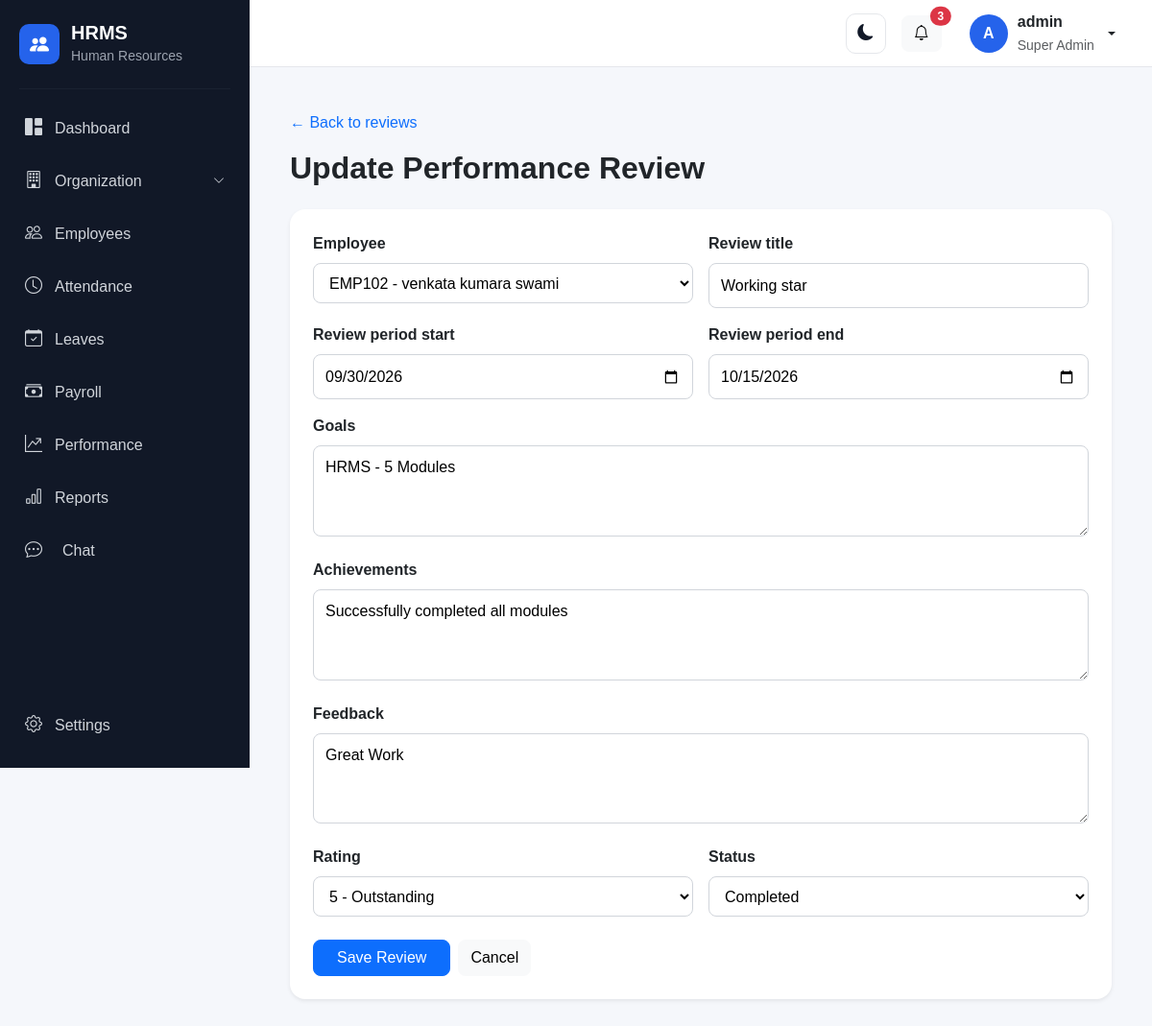
The app's page /performance/reviews/1/edit/ (signed in) with its own data.
### account/models.py (models this page shows, shortened)
class User(AbstractUser):
    class Role(models.TextChoices):
        SUPER_ADMIN = "SUPER_ADMIN", "Super Admin"
        HR_ADMIN = "HR_ADMIN", "HR Admin"
        MANAGER = "MANAGER", "Manager"
        EMPLOYEE = "EMPLOYEE", "Employee"
        RECRUITER = "RECRUITER", "Recruiter"
        PAYROLL_ADMIN = "PAYROLL_ADMIN", "Payroll Admin"
    objects = HRMSUserManager()
    role = models.CharField(
        max_length=30,
        choices=Role.choices,
        default=Role.EMPLOYEE,
    )
    phone = models.CharField(
        max_length=15,
        blank=True,
        null=True,
    )
    profile_picture = models.ImageField(
        upload_to="profile_pictures/",
        blank=True,
        null=True,
    )
    must_change_password = models.BooleanField(
        default=False,
        help_text="If enabled, the user must change their password after logging in.",
    )

### employees/models.py (models this page shows)
class Employee(models.Model):
    class Role(models.TextChoices):
        EMPLOYEE = "EMPLOYEE", "Employee"
        MANAGER = "MANAGER", "Manager"
        HR_ADMIN = "HR_ADMIN", "HR Admin"
        SUPER_ADMIN = "SUPER_ADMIN", "Super Admin"
    class Gender(models.TextChoices):
        MALE = "MALE", "Male"
        FEMALE = "FEMALE", "Female"
        OTHER = "OTHER", "Other"
    class EmploymentType(models.TextChoices):
        FULL_TIME = "FULL_TIME", "Full Time"
        PART_TIME = "PART_TIME", "Part Time"
        CONTRACT = "CONTRACT", "Contract"
        INTERN = "INTERN", "Intern"
    class EmploymentStatus(models.TextChoices):
        ACTIVE = "ACTIVE", "Active"
        BENCH = "BENCH", "Bench"
        ON_LEAVE = "ON_LEAVE", "On Leave"
        RESIGNED = "RESIGNED", "Resigned"
        TERMINATED = "TERMINATED", "Terminated"
        RETIRED = "RETIRED", "Retired"
    user = models.OneToOneField(
        settings.AUTH_USER_MODEL,
        on_delete=models.SET_NULL,
        null=True,
        blank=True,
        related_name="employee_profile",
    )
    role = models.CharField(
        max_length=20,
        choices=Role.choices,
        default=Role.EMPLOYEE,
    )
    employee_id = models.CharField(
        max_length=20,
        unique=True,
    )
    first_name = models.CharField(
        max_length=100,
    )
    middle_name = models.CharField(
        max_length=100,
        blank=True,
    )
    last_name = models.CharField(
        max_length=100,
    )
    date_of_birth = models.DateField(
        null=True,
        blank=True,
    )
    gender = models.CharField(
        max_length=20,
        choices=Gender.choices,
        blank=True,
    )
    email = models.EmailField(
        blank=True,
    )
    phone = models.CharField(
        max_length=20,
        blank=True,
    )
    alternate_phone = models.CharField(
        max_length=20,
        blank=True,
    )
    address = models.TextField(
        blank=True,
    )
    city = models.CharField(
        max_length=100,
        blank=True,
    )
    state = models.CharField(
        max_length=100,
        blank=True,
    )
    country = models.CharField(
        max_length=100,
        default="India",
    )
    postal_code = models.CharField(
        max_length=20,
        blank=True,
    )
    company = models.ForeignKey(
        "organization.Company",
        on_delete=models.PROTECT,
        related_name="employees",
        null=True,
        blank=True
    )
    department = models.ForeignKey(
        "organization.Department",
        on_delete=models.PROTECT,
        related_name="employees",
        null=True,
        blank=True,
    )
    designation = models.ForeignKey(
        "organization.Designation",
        on_delete=models.PROTECT,
        related_name="employees",
        null=True,
        blank=True,
    )
    branch = models.ForeignKey(
        "organization.Branch",
        on_delete=models.PROTECT,
        related_name="employees",
        null=True,
        blank=True,
    )
    work_location = models.ForeignKey(
        "organization.WorkLocation",
        on_delete=models.PROTECT,
        related_name="employees",
        null=True,
        blank=True,
    )
    employment_type = models.CharField(
        max_length=20,
        choices=EmploymentType.choices,
        default=EmploymentType.FULL_TIME,
    )
    employment_status = models.CharField(
        max_length=20,
        choices=EmploymentStatus.choices,
        default=EmploymentStatus.ACTIVE,
    )
    joining_date = models.DateField()
    confirmation_date = models.DateField(
        null=True,
        blank=True,
    )
    resignation_date = models.DateField(
        null=True,
        blank=True,
    )
    termination_date = models.DateField(
        null=True,
        blank=True,
    )
    reporting_manager = models.ForeignKey(
        "self",
        on_delete=models.SET_NULL,
        null=True,
        blank=True,
        related_name="team_members",
    )
    profile_photo = models.ImageField(
        upload_to="employees/profile/",
        blank=True,
        null=True,
    )
    created_at = models.DateTimeField(
        auto_now_add=True,
    )
    updated_at = models.DateTimeField(
        auto_now=True,
    )
    class Meta:
        ordering = ["first_name", "last_name"]
    def __str__(self):
        return f"{self.employee_id} - {self.get_full_name()}"
    def get_full_name(self):
        return " ".join(
            filter(
                None,
                [
                    self.first_name,
                    self.middle_name,
                    self.last_name,
                ],
            )
        )

### performance/models.py (models this page shows, shortened)
class PerformanceReview(models.Model):
    class Status(models.TextChoices):
        PENDING = "PENDING", "Pending"
        IN_PROGRESS = "IN_PROGRESS", "In Progress"
        COMPLETED = "COMPLETED", "Completed"
    employee = models.ForeignKey(
        "employees.Employee",
        on_delete=models.CASCADE,
        related_name="performance_reviews",
    )
    reviewer = models.ForeignKey(
        settings.AUTH_USER_MODEL,
        on_delete=models.SET_NULL,
        null=True,
        blank=True,
        related_name="performance_reviews_given",
    )
    review_title = models.CharField(max_length=200)
    review_period_start = models.DateField()
    review_period_end = models.DateField()
    goals = models.TextField(blank=True)
    achievements = models.TextField(blank=True)
    feedback = models.TextField(blank=True)
    rating = models.PositiveSmallIntegerField(
        null=True,
        blank=True,
        validators=[MinValueValidator(1), MaxValueValidator(5)],
    )
    status = models.CharField(
        max_length=20,
        choices=Status.choices,
        default=Status.PENDING,
    )
    created_at = models.DateTimeField(auto_now_add=True)
    updated_at = models.DateTimeField(auto_now=True)
    class Meta:
        ordering = ["-created_at"]

### performance/views.py (the view, shortened to what this page needs)
# urls.py: path("reviews/<int:pk>/edit/", views.review_update, name="review_update"),
@login_required
@hr_or_manager_required
def review_update(request, pk):
    review = get_object_or_404(
        PerformanceReview,
        pk=pk,
    )
    form = PerformanceReviewForm(
        request.POST or None,
        instance=review,
    )
    return render(
        request,
        "performance/review_form.html",
        {
            "form": form,
            "page_title": "Update Performance Review",
        },
    )

### templates/performance/review_form.html (shortened to what this page needs)
{% extends "base.html" %}
{% block content %}
<div class="container py-3" style="max-width: 900px">
  <a href="{% url 'performance:review_list' %}" class="text-decoration-none">← Back to reviews</a>
  <h2 class="fw-bold mt-3 mb-4">{{ page_title }}</h2>
  <form method="post" class="card border-0 shadow-sm rounded-4">
    <div class="card-body p-4">
      <div class="row g-3">
      {% for field in form %}
        <div class="{% if field.name == 'goals' or field.name == 'achievements' or field.name == 'feedback' %}col-12{% else %}col-md-6{% endif %}">
          <label class="form-label fw-semibold" for="{{ field.id_for_label }}">{{ field.label }}</label>
          {{ field }}
        </div>
      {% endfor %}
      </div>
      <div class="d-flex gap-2 mt-4">
        <button class="btn btn-primary px-4" type="submit">Save Review</button>
        <a href="{% url 'performance:review_list' %}" class="btn btn-light">Cancel</a>
      </div>
    </div>
  </form>
</div>
{% endblock %}

### templates/base.html (shortened to what this page needs)
{% load static %}
<!DOCTYPE html>
<html lang="en">
<head>
    <link href="https://cdn.jsdelivr.net/npm/bootstrap@5.3.3/dist/css/bootstrap.min.css" rel="stylesheet">
    <link rel="stylesheet" href="https://cdn.jsdelivr.net/npm/bootstrap-icons@1.11.3/font/bootstrap-icons.min.css">
    <link rel="stylesheet" href="{% static 'css/style.css' %}">
</head>
<body>
    <div class="d-flex min-vh-100">
        <aside class="sidebar" id="sidebar">
            <div class="sidebar-brand">
                <div class="brand-icon">
                    <i class="bi bi-people-fill"></i>
                </div>
                <div>
                    <h5 class="mb-0">
                        HRMS
                    </h5>
                    <small>
                        Human Resources
                    </small>
                </div>
            </div>
            <hr>
            <nav class="sidebar-menu">
                <a href="{% url 'dashboard' %}" class="sidebar-link">
                    <i class="bi bi-grid-1x2-fill"></i>
                    <span>
                        Dashboard
                    </span>
                </a>
                {% if user.role == "SUPER_ADMIN" %}
                <a class="sidebar-link" data-bs-toggle="collapse" href="#organizationMenu" role="button"
                    aria-expanded="false" aria-controls="organizationMenu">
                    <i class="bi bi-building"></i>
                    <span class="flex-grow-1">
                        Organization
                    </span>
                    <i class="bi bi-chevron-down organization-arrow"></i>
                </a>
                {% endif %}
                <a href="{% url 'employee_list' %}" class="sidebar-link">
                    <i class="bi bi-people"></i>
                    <span>
                        Employees
                    </span>
                </a>
                <a href="{% url 'attendance_dashboard' %}" class="sidebar-link">
                    <i class="bi bi-clock"></i>
                    <span>
                        Attendance
                    </span>
                </a>
                <a href="{% url 'leave_dashboard' %}" class="sidebar-link">
                    <i class="bi bi-calendar-check"></i>
                    <span>
                        Leaves
                    </span>
                </a>
                <a href="{% url 'payroll:payroll_dashboard' %}" class="sidebar-link">
                    <i class="bi bi-cash-stack"></i>
                    <span>
                        Payroll
                    </span>
                </a>
                <a href="{% url 'performance:dashboard' %}" class="sidebar-link">
                    <i class="bi bi-graph-up-arrow"></i>
                    <span>
                        Performance
                    </span>
                </a>
                {% if user.role == "HR_ADMIN" or user.role == "SUPER_ADMIN" %}
                <a href="{% url 'reports:dashboard' %}" class="sidebar-link">
                    <i class="bi bi-bar-chart"></i>
                    <span>
                        Reports
                    </span>
                </a>
                {% endif %}
                <a href="{% url 'chat:home' %}"
                    class="sidebar-link {% if request.resolver_match.namespace == 'chat' %}active{% endif %}">
                    <i class="bi bi-chat-dots me-2"></i>
                    <span>Chat</span>
                </a>
            </nav>
            <div class="sidebar-bottom">
                <a href="{% url 'settings' %}" class="sidebar-link">
                    <i class="bi bi-gear"></i>
                    <span>
                        Settings
                    </span>
                </a>
            </div>
        </aside>
        <div class="main-wrapper">
            <nav class="top-navbar">
                <div class="ms-auto d-flex align-items-center gap-3">
                    <button type="button" class="btn theme-toggle" id="themeToggle" aria-label="Switch to dark mode"
                        title="Switch to dark mode">
                        <i class="bi bi-moon-fill" id="themeToggleIcon"></i>
                    </button>
                    <button type="button" class="btn btn-light position-relative">
                        <i class="bi bi-bell"></i>
                        <span class="position-absolute top-0 start-100 translate-middle badge rounded-pill bg-danger">
                            3
                        </span>
                    </button>
                    <div class="dropdown">
                        <button type="button" class="btn user-menu dropdown-toggle" data-bs-toggle="dropdown">
                            <div class="user-avatar">
                                {{ user.first_name|first|default:user.username|first|upper }}
                            </div>
                            <div class="d-none d-md-block text-start">
                                <div class="fw-semibold">
                                    {{ user.get_full_name|default:user.username }}
                                </div>
                                <small class="text-muted">
                                    {{ user.get_role_display }}
                                </small>
                            </div>
                        </button>
                    </div>
                </div>
            </nav>
            <main class="content-area">
                {% block content %}
                {% endblock %}
            </main>
        </div>
    </div>
</body>
</html>

### records on screen
User: first_name|first "A", get_full_name "admin", role "Super Admin"
Employee: form "EMP102 - venkata kumara swami"
PerformanceReview: form "Working star" "09/30/2026" "10/15/2026" "HRMS - 5 Modules" "Successfully completed all modules" "Great Work" "5 - Outstanding" "Completed"

### other values on screen
{{ page_title }} "Update Performance Review"
{{ field.label }} "Employee" "Review title" "Review period start" "Review period end" "Goals" "Achievements" "Feedback" "Rating" "Status"
